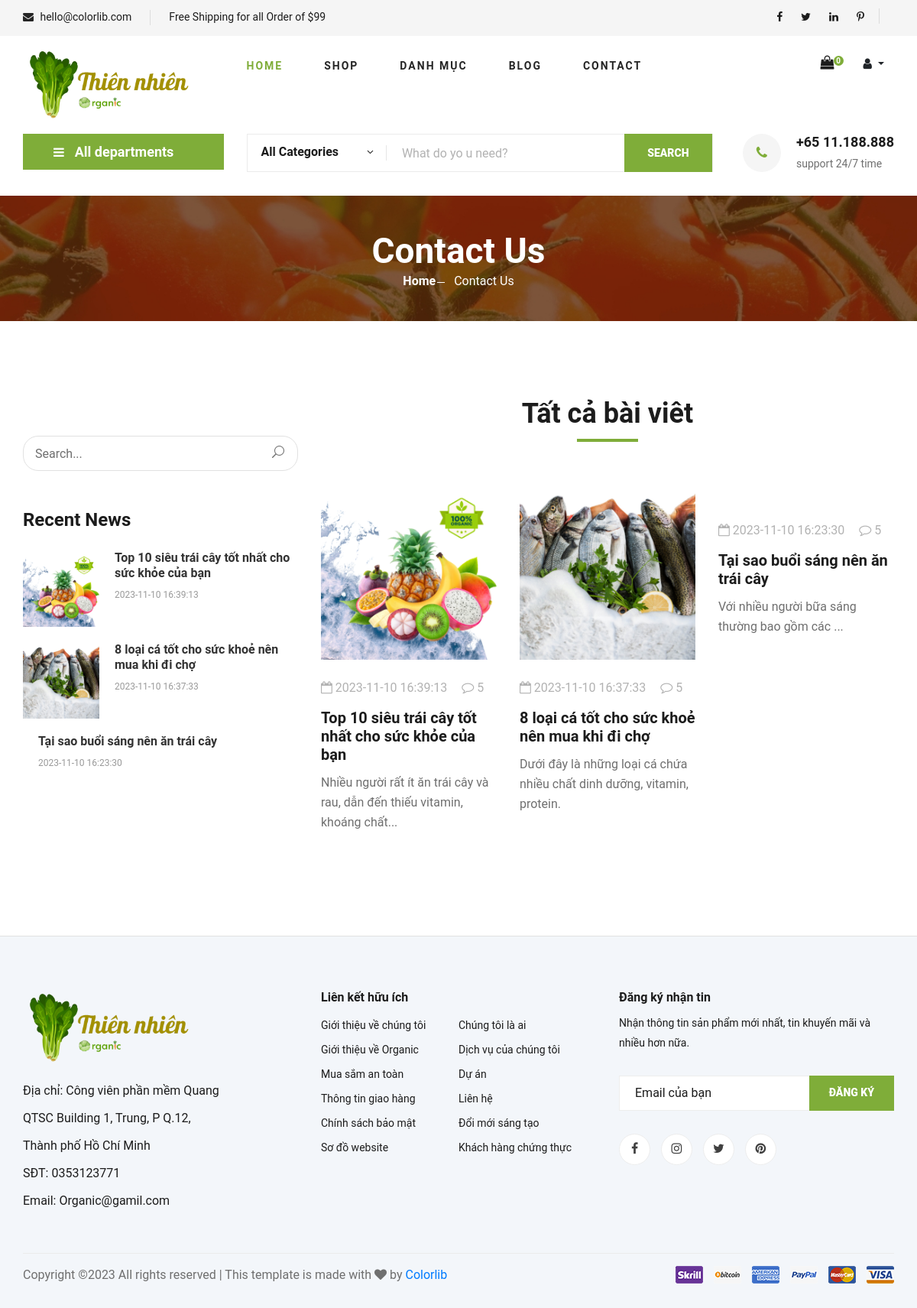
/index.php?mod=page&act=bloghome, run on the app's committed database.
### tables this page shows
CREATE TABLE `baiviet` (
  `MaBV` int NOT NULL,
  `TieuDe` varchar(50) NOT NULL,
  `HinhAnh` text NOT NULL,
  `HinhAnhDetail` text NOT NULL,
  `MoTaNgan` varchar(100) NOT NULL,
  `MoTa` text NOT NULL,
  `NgayViet` datetime NOT NULL,
  `MaDM` int NOT NULL
);

### model/m_pdo.php (called while the page is built, shortened)
<?php
function pdo_get_connection(){
    $dburl = "mysql:host=localhost;dbname=organic;charset=utf8";
    $username = 'root';
    $password = '';
    $conn = new PDO($dburl, $username, $password);
    $conn->setAttribute(PDO::ATTR_ERRMODE, PDO::ERRMODE_EXCEPTION);
    return $conn;
}
function pdo_query($sql){
    $sql_args = array_slice(func_get_args(), 1);
    try{
        $conn = pdo_get_connection();
        $stmt = $conn->prepare($sql);
        $stmt->execute($sql_args);
        $rows = $stmt->fetchAll();
        return $rows;
    }
    catch(PDOException $e){
        throw $e;
    }
    finally{
        unset($conn);
    }
}

### model/m_page.php (called while the page is built, shortened)
<?php
    include_once 'model/m_pdo.php';
    function page_blog(){
        return pdo_query("SELECT * FROM baiviet ORDER BY MaBV DESC LIMIT 3");
    }
?>

### view/v_page_homeblog.php (the view, shortened to what this page needs)
    <section class="hero hero-normal">
       <div class="container">
           <div class="row">
               <div class="col-lg-3">
                   <div class="hero__categories">
                       <div class="hero__categories__all">
                           <i class="fa fa-bars"></i>
                           <span>All departments</span>
                       </div>
                   </div>
               </div>
               <div class="col-lg-9">
                   <div class="hero__search">
                       <div class="hero__search__form">
                           <form action="#">
                               <div class="hero__search__categories">
                                   All Categories
                                   <span class="arrow_carrot-down"></span>
                               </div>
                               <input type="text" placeholder="What do yo u need?">
                               <button type="submit" class="site-btn">SEARCH</button>
                           </form>
                       </div>
                       <div class="hero__search__phone">
                           <div class="hero__search__phone__icon">
                               <i class="fa fa-phone"></i>
                           </div>
                           <div class="hero__search__phone__text">
                               <h5>+65 11.188.888</h5>
                               <span>support 24/7 time</span>
                           </div>
                       </div>
                   </div>
               </div>
           </div>
       </div>
   </section>
<section class="breadcrumb-section set-bg" data-setbg="view/img/breadcrumb.jpg">
       <div class="container">
           <div class="row">
               <div class="col-lg-12 text-center">
                   <div class="breadcrumb__text">
                       <h2>Contact Us</h2>
                       <div class="breadcrumb__option">
                           <a href="./index.html">Home</a>
                           <span>Contact Us</span>
                       </div>
                   </div>
               </div>
           </div>
       </div>
   </section>
<section class="blog-details spad">
       <div class="container">
           <div class="row">
               <div class="col-lg-4 col-md-5 order-md-1 order-2">
                   <div class="blog__sidebar">
                       <div class="blog__sidebar__search">
                           <form action="#">
                               <input type="text" placeholder="Search...">
                               <button type="submit"><span class="icon_search"></span></button>
                           </form>
                       </div>
                       <div class="blog__sidebar__item">
                           <h4>Recent News</h4>
                           <div class="blog__sidebar__recent">
                               <?php foreach($getbaiviet as $item): ?>
                                   <a href="#" class="blog__sidebar__recent__item">
                                       <div class="blog__sidebar__recent__item__pic">
                                           <img src="view/img/baiviet/<?=$item['HinhAnh']?>" alt="" style="Width:100px;">
                                       </div>
                                       <div class="blog__sidebar__recent__item__text">
                                           <h6><?=$item['TieuDe']?></h6>
                                           <span><?=$item['NgayViet']?></span>
                                       </div>
                                   </a>
                               <?php endforeach; ?>
                           </div>
                       </div>
                   </div>
               </div>
               <div class="col-lg-8 col-md-7 order-md-1 order-1">
                   <div class="row">
               <div class="col-lg-12">
                   <div class="section-title related-blog-title">
                       <h2>Tất cả bài viêt</h2>
                   </div>
               </div>
           </div>
           <div class="row">
               <?php foreach($getbaiviet as $item): ?>
                   <div class="col-lg-4 col-md-4 col-sm-6">
                       <div class="blog__item">
                           <div class="blog__item__pic">
                               <img src="view/img/baiviet/<?=$item['HinhAnh']?>" alt="">
                           </div>
                           <div class="blog__item__text">
                               <ul>
                                   <li><i class="fa fa-calendar-o"></i> <?=$item['NgayViet']?></li>
                                   <li><i class="fa fa-comment-o"></i> 5</li>
                               </ul>
                               <h5><a href="index.php?mod=page&act=blog&MaBV=<?=$item['MaBV']?>"><?=$item['TieuDe']?></a></h5>
                               <p><?=$item['MoTaNgan']?></p>
                           </div>
                       </div>
                   </div>
               <?php endforeach; ?>
           </div>
               </div>
           </div>
       </div>
   </section>

### data on the page
baiviet: HinhAnh (picture), TieuDe "Top 10 siêu trái cây tốt nhất cho sức khỏe của bạn", NgayViet "2023-11-10 16:39:13", MoTaNgan "Nhiều người rất ít ăn trái cây và rau, dẫn đến thiếu vitamin, khoáng chất..."
baiviet: HinhAnh (picture), TieuDe "8 loại cá tốt cho sức khoẻ nên mua khi đi chợ", NgayViet "2023-11-10 16:37:33", MoTaNgan "Dưới đây là những loại cá chứa nhiều chất dinh dưỡng, vitamin, protein."
baiviet: TieuDe "Tại sao buổi sáng nên ăn trái cây", NgayViet "2023-11-10 16:23:30", MoTaNgan "Với nhiều người bữa sáng thường bao gồm các ..."

### other printed values
COUNT($_SESSION['mygiohang']) "0"
